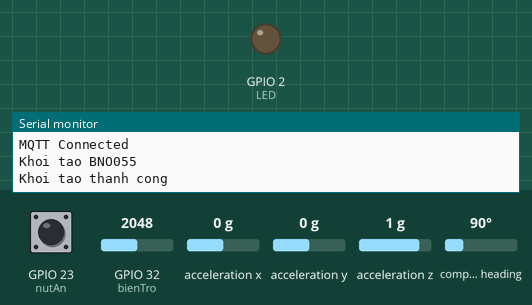
This program was run on a simulated ESP32. Parts: output pins drawn as LEDs (lit = HIGH), the last lines printed to the serial monitor. The test bench sets the inputs (shaded band); at power-on: GPIO 23 (nutAn) HIGH, GPIO 32 (bienTro) = 2048, acceleration x 0 g, acceleration y 0 g, acceleration z 1 g, compass heading 90°. WiFi joins after 1.5 s; servers stay silent unless stated; random numbers use the default seed unless the program sets one; no MQTT or app messages arrive unless stated.

Above: at 2.7 s.
2.8 s: GPIO 23 (nutAn) pulled LOW for 0.15 s
At 3.9 s:
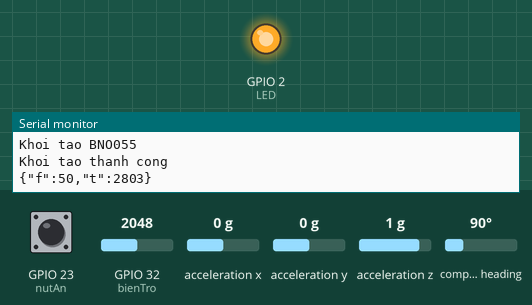
Timing chart, 0 to 5.8 s (numbered marks = the images above; inputs shaded):
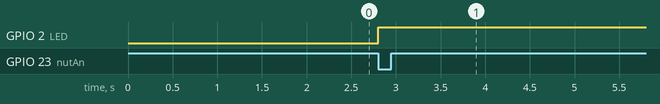

The program:

main.cpp
```cpp
#include <Arduino.h>

#include <WiFi.h>
#include <Adafruit_Sensor.h>
#include <Adafruit_BNO055.h>
#include <PubSubClient.h>
#include <ArduinoJson.h>

#include <SPI.h>
#include <ESPAsyncWebServer.h>

const char index_html[] PROGMEM = R"rawliteral(
<!DOCTYPE html>
<html lang="en">
<head>
    <meta charset="UTF-8">
    <meta name="viewport" content="width=device-width, initial-scale=1.0">
    <title>Web Hiển Thị Dữ Liệu</title>
    <style>
        body {
            font-family: Arial, sans-serif;
            background-color: #f0f8ff;
            color: #333;
            text-align: center;
            padding: 20px;
        }

        h2 {
            color: #2c3e50;
        }

        .container {
            display: inline-block;
            border: 1px solid #ccc;
            padding: 20px;
            border-radius: 10px;
            background-color: #fff;
            box-shadow: 0 4px 8px rgba(0,0,0,0.1);
            margin: 20px auto;
            width: 60%;
        }

        .data-block {
            margin: 20px 0;
            text-align: left;
        }

        .data-block p {
            margin: 10px 0;
        }

        .data-block span {
            font-weight: bold;
            color: #2980b9;
        }

        #vanData, #bnoData {
            margin: 20px 0;
        }
    </style>
</head>
<body>

    <div class="container">
        <h1>ESP32 Web: Hiển Thị Dữ Liệu</h1>

        <div class="data-block">
            <h2>Độ mở van và thời gian mở van</h2>
            <div id="vanData">Đang chờ dữ liệu...</div>
        </div>

        <div class="data-block">
            <h2>Dữ Liệu BNO055</h2>
            <p>Gia tốc x: <span id="tx">0</span> (m/s<sup>2</sup>)</p>
            <p>Gia tốc y: <span id="ty">0</span> (m/s<sup>2</sup>)</p>
            <p>Gia tốc z: <span id="tz">0</span> (m/s<sup>2</sup>)</p>

            <p>Góc x: <span id="gx">0</span>&deg</p>
            <p>Góc y: <span id="gy">0</span>&deg</p>
            <p>Góc z: <span id="gz">0</span>&deg</p>
        </div>
    </div>
    <script>
        if(window.EventSource){
          var source = new EventSource('/events');
          source.addEventListener('open', function (e) {
              console.log("Events Connected");
          }, false);
          source.addEventListener('error',function(e){
              if(e.target.readyState != EventSource.OPEN){
                  console.log("Events Disconnected");
              }
          },false);
          source.addEventListener('giaToc.x',function(e){
             console.log("GiaToc.x", e.data);
             document.getElementById("tx").innerHTML=e.data;
          },false);
          source.addEventListener('giaToc.y',function(e){
             console.log("GiaToc.y", e.data);
             document.getElementById("ty").innerHTML=e.data;
          },false);
          source.addEventListener('giaToc.z',function(e){
             console.log("GiaToc.z", e.data);
             document.getElementById("tz").innerHTML=e.data;
          },false);
          source.addEventListener('goc.x',function(e){
             console.log("goc.x", e.data);
             document.getElementById("gx").innerHTML=e.data;
          },false);
          source.addEventListener('goc.y',function(e){
             console.log("goc.y", e.data);
             document.getElementById("gy").innerHTML=e.data;
          },false);
          source.addEventListener('goc.z',function(e){
             console.log("goc.z", e.data);
             document.getElementById("gz").innerHTML=e.data;
          },false);
          source.addEventListener('van',function(e){
             console.log("van", e.data);
             document.getElementById("vanData").innerHTML=e.data;
          },false);
      }
  </script>
</body>
</html>
)rawliteral";


AsyncWebServer server(80);
AsyncEventSource events("/events");

#define LED 2
#define bienTro 32
#define nutAn 23

unsigned long lastTime = 0, startTime = 0;

const char *ssid = "Tom Dong Bich";
const char *password = "hi09082015";

#define MQTT_SERVER "mqtt-dashboard.com"
#define MQTT_PORT 1883

#define MQTT_TOPIC "devID/valve"

WiFiClient wifiClient;
PubSubClient client(wifiClient);
Adafruit_BNO055 bno = Adafruit_BNO055(55, 0x28);

void setWiFi()
{
  Serial.print("Connecting");
  WiFi.begin(ssid, password);
  while (WiFi.status() != WL_CONNECTED)
  {
    delay(500);
    Serial.println("...");
  }

  Serial.println(WiFi.localIP());

}
void setBNO055()
{
  while (!Serial)
  {
    delay(10);
  }
  Serial.println("Khoi tao BNO055");
  if (!bno.begin())
  {
    Serial.println("ERROR");
    while(1);
  }
  else
  {
    Serial.println("Khoi tao thanh cong");
  }
}
void connect_to_broker()
{
  while ((!client.connected()))
  {
    Serial.println("MQTT connection");
    String clientId = "esp32";
    clientId += String(random(0xffff), HEX);
    if (client.connect(clientId.c_str()))
    {

      Serial.println("MQTT Connected");

      client.subscribe(MQTT_TOPIC);
    }
    else
    {
      Serial.println("FAIED");
      delay(2000);
    }
  }
}
int giatri_bienTro = 0;
void read_bienTro()
{
  giatri_bienTro = map(analogRead(bienTro), 0, 4095, 0, 100);
  digitalWrite(LED, analogRead(bienTro));

}
double tx, ty, tz, gx, gy, gz;
void readBNO055()
{

  tx = -1000000, ty = -1000000, tz = -1000000, gx = -1000000, gy = -1000000, gz = -1000000;
  sensors_event_t accelerometerData, orientationData;
  bno.getEvent(&accelerometerData, Adafruit_BNO055::VECTOR_ACCELEROMETER);
  bno.getEvent(&orientationData, Adafruit_BNO055::VECTOR_EULER);
  tx = accelerometerData.acceleration.x;
  ty = accelerometerData.acceleration.y;
  tz = accelerometerData.acceleration.z;
  gx = orientationData.orientation.x;
  gy = orientationData.orientation.y;
  gz = orientationData.orientation.z;
  events.send("ping", NULL, millis());
  events.send(String(tx).c_str(), "giaToc.x", millis());
  events.send(String(ty).c_str(), "giaToc.y", millis());
  events.send(String(tz).c_str(), "giaToc.z", millis());
  events.send(String(gx).c_str(), "goc.x", millis());
  events.send(String(gy).c_str(), "goc.y", millis());
  events.send(String(gz).c_str(), "goc.z", millis());
}

void setup()
{
  Serial.begin(9600);
  setWiFi();
  client.setServer(MQTT_SERVER, MQTT_PORT);
  connect_to_broker();
  setBNO055();
  pinMode(bienTro, INPUT);
  pinMode(LED, OUTPUT);
  pinMode(nutAn, INPUT_PULLUP);
  server.on("/", HTTP_GET, [](AsyncWebServerRequest *request)
            { request->send(200, "text/html", index_html); });
  server.addHandler(&events);
  server.begin();
}
int count = 0;
unsigned long lastTime1 = 0;

void loop()
{
 if (!client.connected()) {
    connect_to_broker();
  }
  client.loop();

  if (digitalRead(nutAn) == 0)
  {
    if(millis()- lastTime >= 100){
      read_bienTro();
      lastTime = millis();
    }
    readBNO055();

    if ((giatri_bienTro == 0) && (count == 0))
    {
      client.publish(MQTT_TOPIC, "Van Đóng");
      events.send("Van Đóng", "van", millis());
      count = 1;
    }
    else if (giatri_bienTro != 0)
    {
      if (count == 1)
      {
        startTime = millis();
      }
      JsonDocument doc;
      doc["f"] = giatri_bienTro;
      doc["t"] = millis() - startTime;

      char jsonBuffer[512];
      serializeJson(doc, jsonBuffer);

      if (millis() - lastTime1 >= 500)
      {
        Serial.println(jsonBuffer);
        client.publish(MQTT_TOPIC, jsonBuffer);
        events.send(String(jsonBuffer).c_str(), "van", millis());
        lastTime1 = millis();

      }

      count = 0;
    }
  }
  else
  {

  }
}
```

Measured:
- after the input at 2.8 s, GPIO 2 (LED): LOW → HIGH at once
